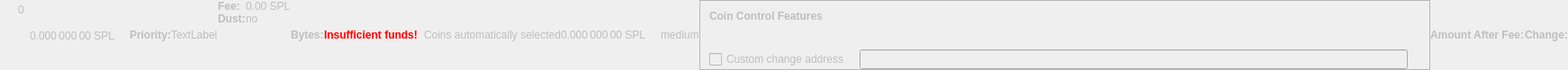
    <widget class="QWidget" name="dummyHideWidget" native="true">
     <property name="enabled">
      <bool>false</bool>
     </property>
     <property name="maximumSize">
      <size>
       <width>100</width>
       <height>22</height>
      </size>
     </property>
     <layout class="QHBoxLayout" name="dummyHideLayout">
      <property name="spacing">
       <number>0</number>
      </property>
      <property name="margin">
       <number>0</number>
      </property>
      <item>
       <layout class="QFormLayout" name="formLayoutCoinControl1">
        <property name="horizontalSpacing">
         <number>10</number>
        </property>
        <property name="verticalSpacing">
         <number>14</number>
        </property>
        <property name="leftMargin">
         <number>10</number>
        </property>
        <property name="topMargin">
         <number>4</number>
        </property>
        <property name="rightMargin">
         <number>6</number>
        </property>
        <item row="0" column="1">
         <widget class="QLabel" name="labelCoinControlBytes">
          <property name="cursor">
           <cursorShape>IBeamCursor</cursorShape>
          </property>
          <property name="contextMenuPolicy">
           <enum>Qt::ActionsContextMenu</enum>
          </property>
          <property name="text">
           <string notr="true">0</string>
          </property>
          <property name="textInteractionFlags">
           <set>Qt::LinksAccessibleByMouse|Qt::TextSelectableByKeyboard|Qt::TextSelectableByMouse</set>
          </property>
         </widget>
        </item>
       </layout>
      </item>
      <item>
       <widget class="QLabel" name="labelCoinControlAfterFee">
        <property name="enabled">
         <bool>false</bool>
        </property>
        <property name="sizePolicy">
         <sizepolicy hsizetype="Fixed" vsizetype="Fixed">
          <horstretch>0</horstretch>
          <verstretch>0</verstretch>
         </sizepolicy>
        </property>
        <property name="minimumSize">
         <size>
          <width>111</width>
          <height>12</height>
         </size>
        </property>
        <property name="maximumSize">
         <size>
          <width>111</width>
          <height>12</height>
         </size>
        </property>
        <property name="cursor">
         <cursorShape>IBeamCursor</cursorShape>
        </property>
        <property name="contextMenuPolicy">
         <enum>Qt::ActionsContextMenu</enum>
        </property>
        <property name="text">
         <string notr="true">0.000 000 00 SPL</string>
        </property>
        <property name="textInteractionFlags">
         <set>Qt::LinksAccessibleByMouse|Qt::TextSelectableByKeyboard|Qt::TextSelectableByMouse</set>
        </property>
       </widget>
      </item>
      <item>
       <widget class="QLabel" name="labelCoinControlPriorityText">
        <property name="enabled">
         <bool>false</bool>
        </property>
        <property name="font">
         <font>
          <weight>75</weight>
          <bold>true</bold>
         </font>
        </property>
        <property name="text">
         <string>Priority:</string>
        </property>
       </widget>
      </item>
      <item>
       <layout class="QHBoxLayout" name="horizontalLayout">
        <item>
         <widget class="QLabel" name="WarningLabel">
          <property name="text">
           <string>TextLabel</string>
          </property>
         </widget>
        </item>
       </layout>
      </item>
      <item>
       <layout class="QFormLayout" name="formLayoutCoinControl3">
        <property name="horizontalSpacing">
         <number>0</number>
        </property>
        <property name="verticalSpacing">
         <number>0</number>
        </property>
        <property name="leftMargin">
         <number>0</number>
        </property>
        <property name="topMargin">
         <number>0</number>
        </property>
        <property name="rightMargin">
         <number>0</number>
        </property>
        <item row="0" column="0">
         <widget class="QLabel" name="labelCoinControlFeeText">
          <property name="enabled">
           <bool>false</bool>
          </property>
          <property name="font">
           <font>
            <weight>75</weight>
            <bold>true</bold>
           </font>
          </property>
          <property name="text">
           <string>Fee:</string>
          </property>
          <property name="margin">
           <number>0</number>
          </property>
         </widget>
        </item>
        <item row="0" column="1">
         <widget class="QLabel" name="labelCoinControlFee">
          <property name="enabled">
           <bool>false</bool>
          </property>
          <property name="cursor">
           <cursorShape>IBeamCursor</cursorShape>
          </property>
          <property name="contextMenuPolicy">
           <enum>Qt::ActionsContextMenu</enum>
          </property>
          <property name="text">
           <string notr="true">0.00 SPL</string>
          </property>
          <property name="textInteractionFlags">
           <set>Qt::LinksAccessibleByMouse|Qt::TextSelectableByKeyboard|Qt::TextSelectableByMouse</set>
          </property>
         </widget>
        </item>
        <item row="1" column="0">
         <widget class="QLabel" name="labelCoinControlLowOutputText">
          <property name="enabled">
           <bool>false</bool>
          </property>
          <property name="font">
           <font>
            <weight>75</weight>
            <bold>true</bold>
           </font>
          </property>
          <property name="text">
           <string>Dust:</string>
          </property>
         </widget>
        </item>
        <item row="1" column="1">
         <widget class="QLabel" name="labelCoinControlLowOutput">
          <property name="enabled">
           <bool>false</bool>
          </property>
          <property name="cursor">
           <cursorShape>IBeamCursor</cursorShape>
          </property>
          <property name="contextMenuPolicy">
           <enum>Qt::ActionsContextMenu</enum>
          </property>
          <property name="text">
           <string>no</string>
          </property>
          <property name="textInteractionFlags">
           <set>Qt::LinksAccessibleByMouse|Qt::TextSelectableByKeyboard|Qt::TextSelectableByMouse</set>
          </property>
         </widget>
        </item>
       </layout>
      </item>
      <item>
       <widget class="QLabel" name="labelCoinControlBytesText">
        <property name="enabled">
         <bool>false</bool>
        </property>
        <property name="font">
         <font>
          <weight>75</weight>
          <bold>true</bold>
         </font>
        </property>
        <property name="text">
         <string>Bytes:</string>
        </property>
       </widget>
      </item>
      <item>
       <layout class="QFormLayout" name="formLayoutCoinControl2">
        <property name="horizontalSpacing">
         <number>0</number>
        </property>
        <property name="verticalSpacing">
         <number>0</number>
        </property>
        <property name="leftMargin">
         <number>0</number>
        </property>
        <property name="topMargin">
         <number>0</number>
        </property>
        <property name="rightMargin">
         <number>0</number>
        </property>
       </layout>
      </item>
      <item>
       <layout class="QHBoxLayout" name="horizontalLayoutCoinControl2">
        <property name="spacing">
         <number>0</number>
        </property>
        <property name="bottomMargin">
         <number>0</number>
        </property>
       </layout>
      </item>
      <item>
       <widget class="QLabel" name="labelCoinControlInsuffFunds">
        <property name="enabled">
         <bool>false</bool>
        </property>
        <property name="minimumSize">
         <size>
          <width>0</width>
          <height>0</height>
         </size>
        </property>
        <property name="font">
         <font>
          <weight>75</weight>
          <bold>true</bold>
         </font>
        </property>
        <property name="styleSheet">
         <string notr="true">color:red;font-weight:bold;</string>
        </property>
        <property name="text">
         <string>Insufficient funds!</string>
        </property>
        <property name="margin">
         <number>5</number>
        </property>
       </widget>
      </item>
      <item>
       <layout class="QFormLayout" name="formLayoutCoinControl4">
        <property name="horizontalSpacing">
         <number>0</number>
        </property>
        <property name="verticalSpacing">
         <number>0</number>
        </property>
        <property name="leftMargin">
         <number>0</number>
        </property>
        <property name="topMargin">
         <number>0</number>
        </property>
        <property name="rightMargin">
         <number>0</number>
        </property>
       </layout>
      </item>
      <item>
       <widget class="QLabel" name="labelCoinControlChangeLabel">
        <property name="enabled">
         <bool>false</bool>
        </property>
        <property name="sizePolicy">
         <sizepolicy hsizetype="Preferred" vsizetype="Expanding">
          <horstretch>0</horstretch>
          <verstretch>0</verstretch>
         </sizepolicy>
        </property>
        <property name="minimumSize">
         <size>
          <width>0</width>
          <height>0</height>
         </size>
        </property>
        <property name="text">
         <string/>
        </property>
        <property name="margin">
         <number>3</number>
        </property>
       </widget>
      </item>
      <item>
       <widget class="QLabel" name="labelCoinControlAutomaticallySelected">
        <property name="enabled">
         <bool>false</bool>
        </property>
        <property name="sizePolicy">
         <sizepolicy hsizetype="Fixed" vsizetype="Fixed">
          <horstretch>0</horstretch>
          <verstretch>0</verstretch>
         </sizepolicy>
        </property>
        <property name="minimumSize">
         <size>
          <width>0</width>
          <height>0</height>
         </size>
        </property>
        <property name="maximumSize">
         <size>
          <width>240</width>
          <height>16777215</height>
         </size>
        </property>
        <property name="text">
         <string>Coins automatically selected</string>
        </property>
        <property name="margin">
         <number>5</number>
        </property>
       </widget>
      </item>
      <item>
       <widget class="QLabel" name="labelCoinControlChange">
        <property name="enabled">
         <bool>false</bool>
        </property>
        <property name="sizePolicy">
         <sizepolicy hsizetype="Fixed" vsizetype="Fixed">
          <horstretch>0</horstretch>
          <verstretch>0</verstretch>
         </sizepolicy>
        </property>
        <property name="minimumSize">
         <size>
          <width>111</width>
          <height>0</height>
         </size>
        </property>
        <property name="maximumSize">
         <size>
          <width>111</width>
          <height>16777215</height>
         </size>
        </property>
        <property name="cursor">
         <cursorShape>IBeamCursor</cursorShape>
        </property>
        <property name="contextMenuPolicy">
         <enum>Qt::ActionsContextMenu</enum>
        </property>
        <property name="text">
         <string notr="true">0.000 000 00 SPL</string>
        </property>
        <property name="textInteractionFlags">
         <set>Qt::LinksAccessibleByMouse|Qt::TextSelectableByKeyboard|Qt::TextSelectableByMouse</set>
        </property>
       </widget>
      </item>
      <item>
       <widget class="QLabel" name="labelCoinControlPriority">
        <property name="enabled">
         <bool>false</bool>
        </property>
        <property name="cursor">
         <cursorShape>IBeamCursor</cursorShape>
        </property>
        <property name="contextMenuPolicy">
         <enum>Qt::ActionsContextMenu</enum>
        </property>
        <property name="text">
         <string>medium</string>
        </property>
        <property name="textInteractionFlags">
         <set>Qt::LinksAccessibleByMouse|Qt::TextSelectableByKeyboard|Qt::TextSelectableByMouse</set>
        </property>
       </widget>
      </item>
      <item>
       <widget class="QFrame" name="frameCoinControl">
        <property name="sizePolicy">
         <sizepolicy hsizetype="Expanding" vsizetype="Expanding">
          <horstretch>0</horstretch>
          <verstretch>0</verstretch>
         </sizepolicy>
        </property>
        <property name="maximumSize">
         <size>
          <width>16777215</width>
          <height>16777215</height>
         </size>
        </property>
        <property name="frameShape">
         <enum>QFrame::StyledPanel</enum>
        </property>
        <property name="frameShadow">
         <enum>QFrame::Sunken</enum>
        </property>
        <layout class="QVBoxLayout" name="verticalLayoutCoinControl2_2">
         <property name="spacing">
          <number>0</number>
         </property>
         <property name="margin">
          <number>0</number>
         </property>
         <item>
          <layout class="QVBoxLayout" name="verticalLayoutCoinControl" stretch="0,0,0,1">
           <property name="spacing">
            <number>0</number>
           </property>
           <property name="leftMargin">
            <number>10</number>
           </property>
           <property name="topMargin">
            <number>10</number>
           </property>
           <item>
            <layout class="QHBoxLayout" name="horizontalLayoutCoinControl1">
             <property name="bottomMargin">
              <number>15</number>
             </property>
             <item>
              <widget class="QLabel" name="labelCoinControlFeatures">
               <property name="enabled">
                <bool>false</bool>
               </property>
               <property name="sizePolicy">
                <sizepolicy hsizetype="Preferred" vsizetype="Maximum">
                 <horstretch>0</horstretch>
                 <verstretch>0</verstretch>
                </sizepolicy>
               </property>
               <property name="font">
                <font>
                 <weight>75</weight>
                 <bold>true</bold>
                </font>
               </property>
               <property name="styleSheet">
                <string notr="true">font-weight:bold;</string>
               </property>
               <property name="text">
                <string>Coin Control Features</string>
               </property>
              </widget>
             </item>
            </layout>
           </item>
           <item>
            <widget class="QWidget" name="widgetCoinControl" native="true">
             <property name="sizePolicy">
              <sizepolicy hsizetype="Preferred" vsizetype="Preferred">
               <horstretch>0</horstretch>
               <verstretch>0</verstretch>
              </sizepolicy>
             </property>
             <property name="minimumSize">
              <size>
               <width>0</width>
               <height>0</height>
              </size>
             </property>
             <property name="styleSheet">
              <string notr="true"/>
             </property>
             <layout class="QHBoxLayout" name="horizontalLayoutCoinControl5_2">
              <property name="margin">
               <number>0</number>
              </property>
              <item>
               <layout class="QHBoxLayout" name="horizontalLayoutCoinControl3">
                <property name="spacing">
                 <number>20</number>
                </property>
                <property name="topMargin">
                 <number>0</number>
                </property>
                <property name="bottomMargin">
                 <number>10</number>
                </property>
               </layout>
              </item>
             </layout>
            </widget>
           </item>
           <item>
            <layout class="QHBoxLayout" name="horizontalLayoutCoinControl4" stretch="0,0,0">
             <property name="spacing">
              <number>12</number>
             </property>
             <property name="sizeConstraint">
              <enum>QLayout::SetDefaultConstraint</enum>
             </property>
             <property name="topMargin">
              <number>5</number>
             </property>
             <property name="rightMargin">
              <number>5</number>
             </property>
             <item>
              <widget class="QCheckBox" name="checkBoxCoinControlChange">
               <property name="enabled">
                <bool>false</bool>
               </property>
               <property name="toolTip">
                <string>If this is activated, but the change address is empty or invalid, change will be sent to a newly generated address.</string>
               </property>
               <property name="text">
                <string>Custom change address</string>
               </property>
              </widget>
             </item>
             <item>
              <widget class="QValidatedLineEdit" name="lineEditCoinControlChange">
               <property name="enabled">
                <bool>false</bool>
               </property>
               <property name="sizePolicy">
                <sizepolicy hsizetype="Expanding" vsizetype="Fixed">
                 <horstretch>0</horstretch>
                 <verstretch>0</verstretch>
                </sizepolicy>
               </property>
              </widget>
             </item>
             <item>
              <widget class="QLabel" name="labelCoinControlChangeLabel_2">
               <property name="sizePolicy">
                <sizepolicy hsizetype="Preferred" vsizetype="Expanding">
                 <horstretch>0</horstretch>
                 <verstretch>0</verstretch>
                </sizepolicy>
               </property>
               <property name="minimumSize">
                <size>
                 <width>0</width>
                 <height>0</height>
                </size>
               </property>
               <property name="text">
                <string/>
               </property>
               <property name="margin">
                <number>3</number>
               </property>
              </widget>
             </item>
            </layout>
           </item>
           <item>
            <spacer name="verticalSpacerCoinControl">
             <property name="orientation">
              <enum>Qt::Vertical</enum>
             </property>
             <property name="sizeHint" stdset="0">
              <size>
               <width>800</width>
               <height>1</height>
              </size>
             </property>
            </spacer>
           </item>
          </layout>
         </item>
        </layout>
       </widget>
      </item>
      <item>
       <widget class="QLabel" name="labelCoinControlAfterFeeText">
        <property name="enabled">
         <bool>false</bool>
        </property>
        <property name="minimumSize">
         <size>
          <width>0</width>
          <height>0</height>
         </size>
        </property>
        <property name="maximumSize">
         <size>
          <width>16777215</width>
          <height>16777215</height>
         </size>
        </property>
        <property name="font">
         <font>
          <weight>75</weight>
          <bold>true</bold>
         </font>
        </property>
        <property name="text">
         <string>Amount After Fee:</string>
        </property>
        <property name="alignment">
         <set>Qt::AlignLeading|Qt::AlignLeft|Qt::AlignVCenter</set>
        </property>
        <property name="margin">
         <number>0</number>
        </property>
       </widget>
      </item>
      <item>
       <widget class="QLabel" name="labelCoinControlChangeText">
        <property name="enabled">
         <bool>false</bool>
        </property>
        <property name="sizePolicy">
         <sizepolicy hsizetype="Preferred" vsizetype="Preferred">
          <horstretch>0</horstretch>
          <verstretch>0</verstretch>
         </sizepolicy>
        </property>
        <property name="minimumSize">
         <size>
          <width>0</width>
          <height>0</height>
         </size>
        </property>
        <property name="maximumSize">
         <size>
          <width>16777215</width>
          <height>16777215</height>
         </size>
        </property>
        <property name="font">
         <font>
          <weight>75</weight>
          <bold>true</bold>
         </font>
        </property>
        <property name="text">
         <string>Change:</string>
        </property>
        <property name="alignment">
         <set>Qt::AlignLeading|Qt::AlignLeft|Qt::AlignVCenter</set>
        </property>
       </widget>
      </item>
     </layout>
    </widget>
